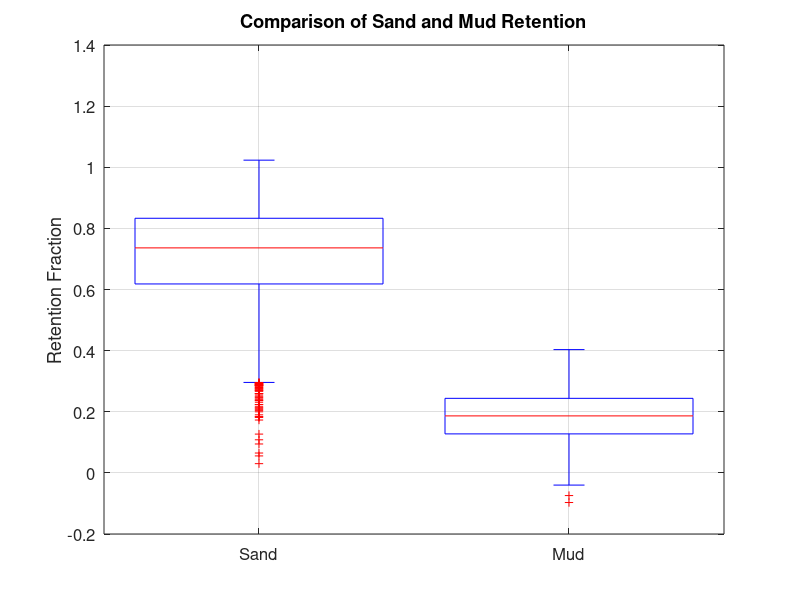

The MATLAB script that drew this image:
%% 1. Data Loading and Preparation
% 각 mat 파일에서 데이터를 로드하여 하나로 합칩니다.

% R30 (SLR 3mm/yr)
load('R30.mat');
temp1 = log.r_sand_delta(80:end, :);
temp2 = log.r_mud_delta(80:end, :);

% R31 (SLR 5mm/yr)
load('R31.mat');
temp3 = log.r_sand_delta(80:end, :);
temp4 = log.r_mud_delta(80:end, :);

% R32 (SLR 7mm/yr)
load('R32.mat');
temp5 = log.r_sand_delta(80:end, :);
temp6 = log.r_mud_delta(80:end, :);

% R29 (SLR 0mm/yr)
load('R29.mat');
temp7 = log.r_sand_delta(80:end, :);
temp8 = log.r_mud_delta(80:end, :);

% 모든 케이스의 데이터를 하나의 벡터로 통합
combined_mud = [temp8(:); temp2(:); temp4(:); temp6(:)];
combined_sand = [temp7(:); temp1(:); temp3(:); temp5(:)];

% 기본 통계량 출력 (확인용)
fprintf('Sand - Mean: %.4f, Std: %.4f\n', mean(combined_sand), std(combined_sand));
fprintf('Mud  - Mean: %.4f, Std: %.4f\n', mean(combined_mud), std(combined_mud));

%% 2. Draw Box Plot
% 박스 플롯 시각화

figure('Units', 'inches', 'Position', [0, 0, 4, 4]); % Figure 사이즈 설정
boxplot([combined_sand, combined_mud], 'Labels', {'Sand', 'Mud'});

% 그래프 꾸미기
ylabel('Retention Fraction', 'FontSize', 12);
title('Comparison of Sand and Mud Retention', 'FontSize', 12);
grid on; % 격자 추가
set(gca, 'FontSize', 12); % 축 글씨 크기 조절